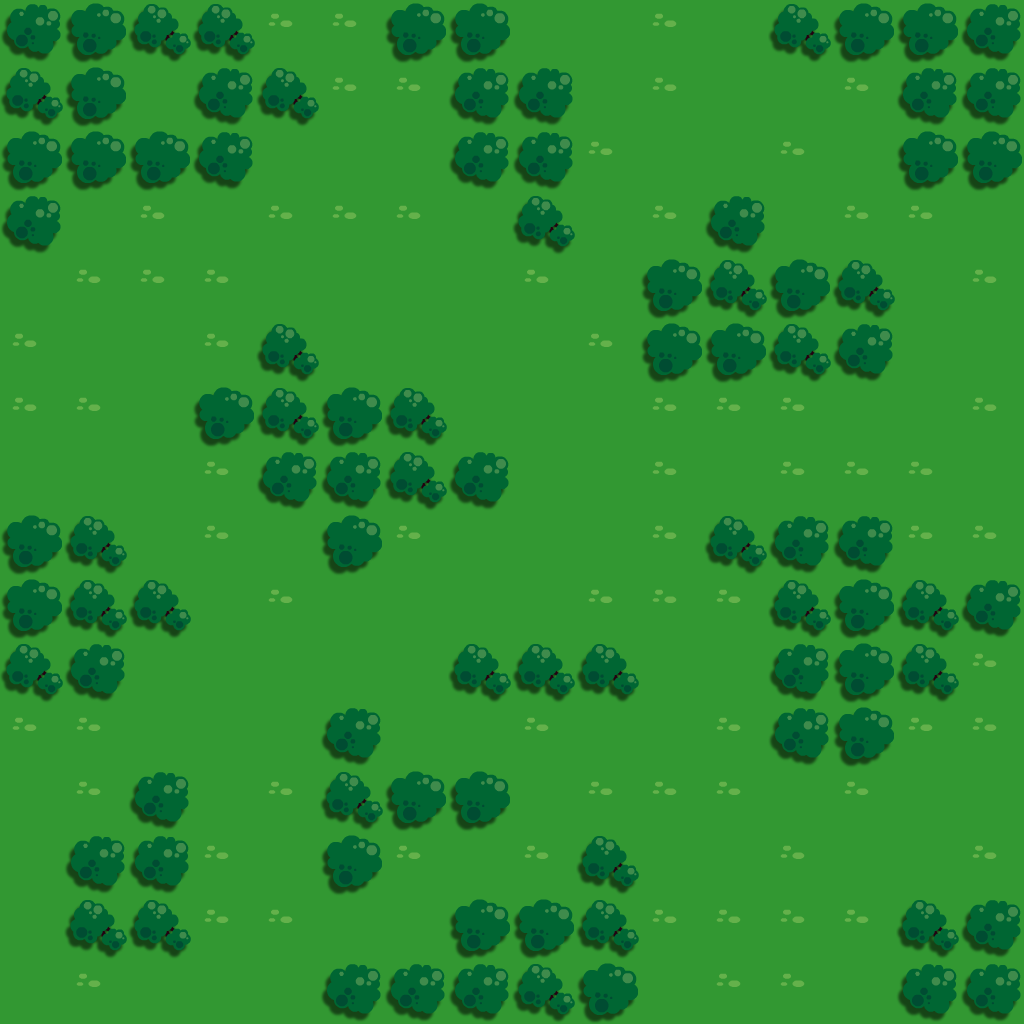

A 2D game scene composited from a Tiled map and its tileset images. What follows is a short description and the map's XML, with each tile layer's data collapsed to a summary:
An orthogonal 16x16 tile map with 64x64 px tiles, 1 tile layer (background) and 10 objects (9x enemy, spawn).

<map version="1.0" orientation="orthogonal" width="16" height="16" tilewidth="64" tileheight="64">
 <tileset firstgid="1" name="forest" tilewidth="64" tileheight="64">
  <image source="forest.png" width="128" height="256" />
  <tile id="0">
   <properties>
    <property name="walkable" value="true" />
   </properties>
  </tile>
  <tile id="1">
   <properties>
    <property name="walkable" value="true" />
   </properties>
  </tile>
  <tile id="2">
   <properties>
    <property name="walkable" value="false" />
   </properties>
  </tile>
  <tile id="3">
   <properties>
    <property name="walkable" value="false" />
   </properties>
  </tile>
  <tile id="4">
   <properties>
    <property name="walkable" value="false" />
   </properties>
  </tile>
 </tileset>
 <layer name="background" width="16" height="16">
  <data>[256 cells, 256 non-empty, 5 distinct tile ids]</data>
 </layer>
 <objectgroup name="objects" width="16" height="16">
  <object name="spawn" x="32" y="992" />
  <object name="enemy" x="595" y="802" />
  <object name="enemy" x="530" y="731" />
  <object name="enemy" x="595" y="744" />
  <object name="enemy" x="353" y="928" />
  <object name="enemy" x="399" y="163" />
  <object name="enemy" x="304" y="158" />
  <object name="enemy" x="979" y="494" />
  <object name="enemy" x="914" y="423" />
  <object name="enemy" x="916" y="833" />
 </objectgroup>
</map>